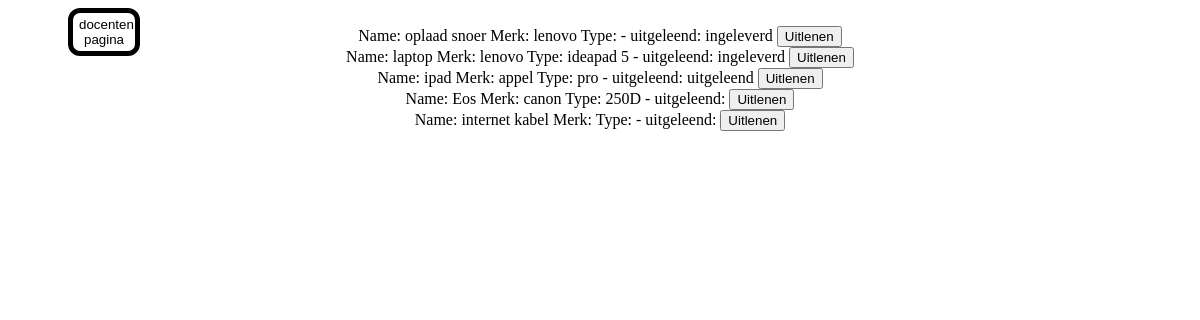
The app's page /apparaten_uitlenen.php (signed in) with its own data.
### tables this page shows
CREATE TABLE `apparaten` (
  `id` int(100) NOT NULL,
  `naam` text NOT NULL,
  `merk` text NOT NULL,
  `type` text NOT NULL,
  `uitgeleend` text NOT NULL,
  `categorieën` text NOT NULL
);

### apparaten_uitlenen.php (the view, shortened to what this page needs)
<?php
include("database.php");
$sql = "SELECT id, naam, merk, type, uitgeleend FROM apparaten";
$result = $con->query($sql);
?>
<!DOCTYPE html>
<html lang="nl">
<head>
</head>
<body>
  <a href="Docenten_pagina.php"><button type="submit" class="knopje3">docenten pagina</button></a>
  <br>
  <div class="devices">
    <?php
    if ($result->num_rows > 0) {
      while ($row = $result->fetch_assoc()) { ?>
        <form method="POST">
          <div>
            <a><?= "Name: " . $row["naam"] . " Merk: " . $row["merk"] . " Type: " . $row["type"] . " - uitgeleend: " . $row["uitgeleend"]; ?>
              <button type="submit" name="uitlenen">Uitlenen</button>
            </a>
          </div>
        </form>
      <?php }
    } else { ?>
      Geen items gevonden
    <?php } ?>
  </div>
</body>
</html>

### apparaten_uitlenen.php (style rules this page uses)
.devices { text-align: center; }
.knopje3 { position: absolute; height: 6vh; width: 6vw; background-color: #fff; color: #000; border: 5px solid black; border-radius: 1vw; text-decoration: none; text-align: center; margin-left: 5%; }

### records on screen
apparaten: naam "oplaad snoer", merk "lenovo", uitgeleend "ingeleverd"
apparaten: naam "laptop", merk "lenovo", type "ideapad 5", uitgeleend "ingeleverd"
apparaten: naam "ipad", merk "appel", type "pro", uitgeleend "uitgeleend"
apparaten: naam "Eos", merk "canon", type "250D"
apparaten: naam "internet kabel"
